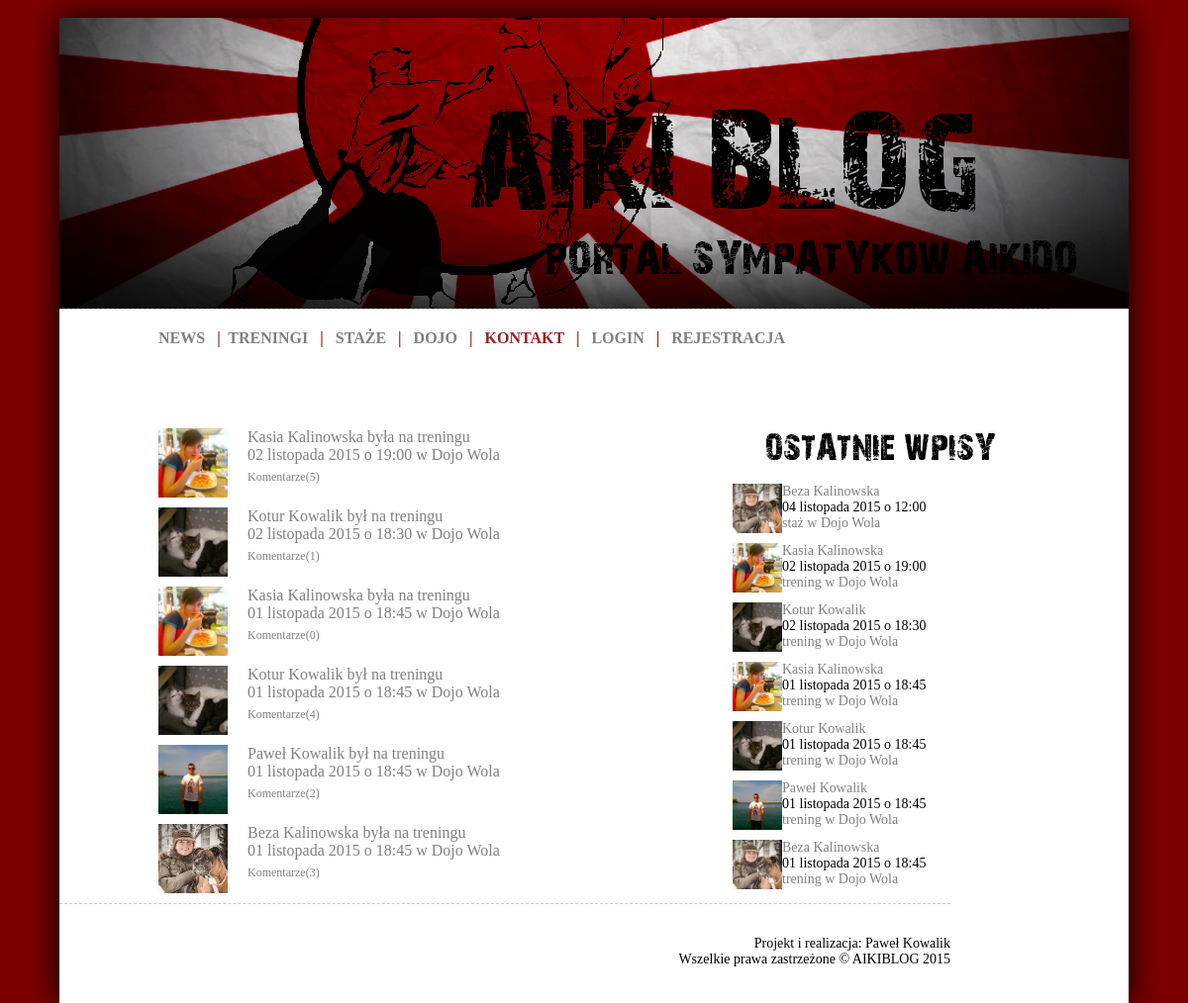
/trainings/, run on an earlier commit of the app's database.
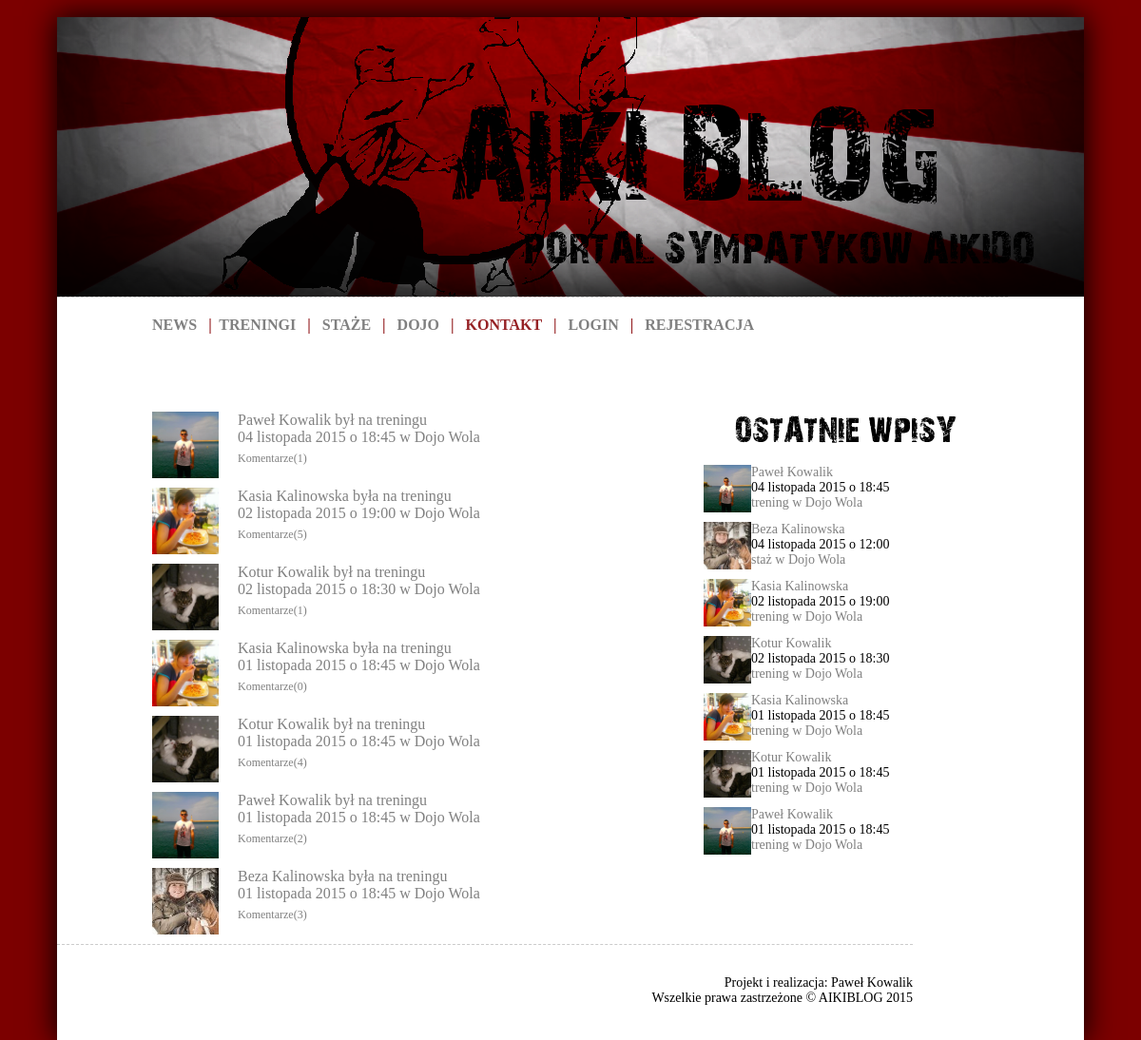
And on a later commit of the database.
### aikiblog/models.py (models this page shows, shortened)
class Training(models.Model):
    TYPE = (
        ('T','trening'),
        ('S','staż'),
    )
    user = models.ForeignKey(User, verbose_name='Ćwiczący', null=True, blank=True)
    date = models.DateTimeField('Data i godzina treningu')
    place = models.ForeignKey(Dojo, verbose_name='Miejsce treningu')
    sensei = models.ForeignKey(Sensei, verbose_name='Sensei')
    slug = models.SlugField('Odnosnik', max_length=50, null=True, blank=True)
    techniques = models.ManyToManyField(TechTren, verbose_name='Techniki')
    type = models.CharField(max_length=1, choices=TYPE, verbose_name='Typ')
    notes = models.TextField(verbose_name="Notatki")
    class Meta:
        verbose_name = "Trening"
        verbose_name_plural = "Treningi"

class User(AbstractUser):
    SEX = (
        ('K','Kobieta'),
        ('M','Mężczyzna'),
    )
    avatar = models.ImageField(upload_to='static/avatars/%Y/%m/%d', null=True, blank=True)
    start_year = models.IntegerField(null=True, blank=True, verbose_name='Trenuje od')
    about_text = models.TextField(null=True, blank=True, verbose_name='O mnie')
    sex = models.CharField(max_length=1, choices=SEX, verbose_name='Płeć')

class Dojo(models.Model):
    name = models.CharField('Nazwa dojo', max_length=50)
    slug = models.SlugField('Odnosnik', max_length=50)
    start_year = models.IntegerField(verbose_name='Rok założenia')
    city = models.CharField('Miasto', max_length=50)
    adress = models.CharField('Adres', max_length=50)
    sensei = models.ForeignKey(Sensei, verbose_name='Sensei')
    image1 = models.ImageField(upload_to='static/dojo', verbose_name='Zdjęcie 1')
    image2 = models.ImageField(upload_to='static/dojo', null=True, blank=True, verbose_name='Zdjęcie 2')
    image3 = models.ImageField(upload_to='static/dojo', null=True, blank=True, verbose_name='Zdjęcie 3')
    story = models.TextField(null=True, blank=True, verbose_name='Historia')
    trainings = models.TextField(null=True, blank=True, verbose_name='Treningi')
    users = models.ManyToManyField(User, blank=True, verbose_name='Byli tutaj')
    class Meta:
        verbose_name = "Dojo"
        verbose_name_plural = "Dojo"
    def __unicode__(self):
        return self.name

### aikiblog/views.py (the view)
# urls.py: url(r'^trainings/?$', TrainingList.as_view(), name='training-list'),
class TrainingList(generic.ListView):
    model = Training
    paginate_by = 10
    context_object_name = 'training_list'
    queryset = Training.objects.filter(type="T").order_by('-date')
    def get_context_data(self, **kwargs):
        context = super(TrainingList, self).get_context_data(**kwargs)
        context['all_trainings'] = Training.objects.order_by('-date')[:7]
        return context

### aikiblog/templates/aikiblog/training_list.html (shortened to what this page needs)
﻿{% extends "base.html" %}
{% block content %}
{% for entry in training_list %}
    {% include "aikiblog/parts/training_list.html" %}
{% endfor  %}
{% endblock %}
{% block menuright %}
    {% include "aikiblog/parts/menuright.html" %}
{% endblock %}

### aikiblog/templates/aikiblog/parts/training_list.html (shortened to what this page needs)
    <div id="post">
    <div id="post_avatar"><a href="{% url "user-detail" entry.user.id %}"><img src="{{ STATIC_URL|cut:'static/' }}{{ entry.user.avatar }}" height=70 alt="" class="center" /></a></div>
        <div id="post_head"><a href="{% url "user-detail" entry.user.id %}">{{ entry.user.first_name }} {{ entry.user.last_name }}</a>
            {% ifequal entry.user.sex "M" %}
            był
            {% endifequal %}
            {% ifequal entry.user.sex "K" %}
            była
            {% endifequal %}
            na
            {% ifequal entry.type "T" %}
            treningu
            {% endifequal %}
            <br> <a href="{% url "training-detail" entry.slug %}"> {{ entry.date|date:"d E Y" }} o {{ entry.date|date:"H:i" }} w {{ entry.place }}</a>
        <div id="comments"><a href="{% url "training-detail" entry.slug %}#comments">Komentarze({{ entry.trainingcomment_set.all.count }})</a>
        </div></div>
        <div id="post_body">
        </div>
</div>

### aikiblog/templates/aikiblog/parts/menuright.html
<div id="menuright">
        <div id="menuright_logo">
        </div>
        <br>
        {% for entry in all_trainings %}
        <div id="menuright_post">
            <div id="menuright_avatar">
                <a href="{% url "user-detail" entry.user.id %}"><img src="{{ STATIC_URL|cut:'static/' }}{{ entry.user.avatar }}" height=50/></a>
            </div>
            <div id="menuright_head">
                <a href="{% url "user-detail" entry.user.id %}">{{ entry.user.first_name }} {{ entry.user.last_name }}</a><br>
                {{ entry.date|date:"d E Y" }} o {{ entry.date|date:"H:i" }}<br>
                <a href="{% url "training-detail" entry.slug %}">
                {% ifequal entry.type "T" %}
                trening
                {% endifequal %}
                {% ifequal entry.type "S" %}
                staż
                {% endifequal %}
                w {{ entry.place }}</a>
            </div>
        </div>
        {% endfor %}
        <br>
    </div>

What changed in the data, as far as the page shows it:
no longer on one of the page's lists (row unchanged): Training: user.first_name "Beza", user.last_name "Kalinowska", date "01 listopada 2015", date "18:45", place "Dojo Wola"
added Training: user.avatar (picture), user.first_name "Paweł", user.last_name "Kowalik", date "04 listopada 2015", date "18:45", place "Dojo Wola", trainingcomment_set.all.count "1"
